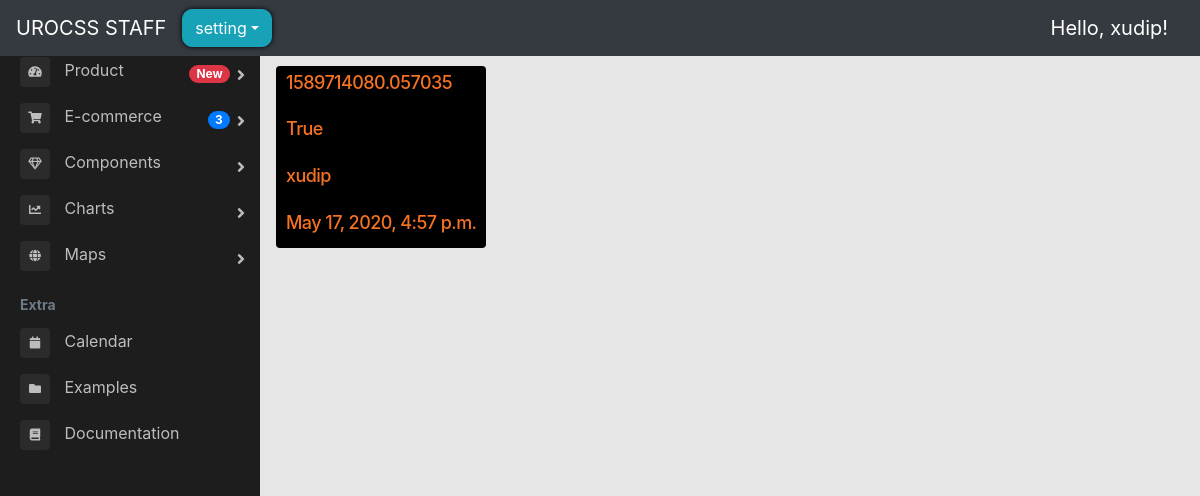
The app's page /backend/backend_main/ (signed in), older data.
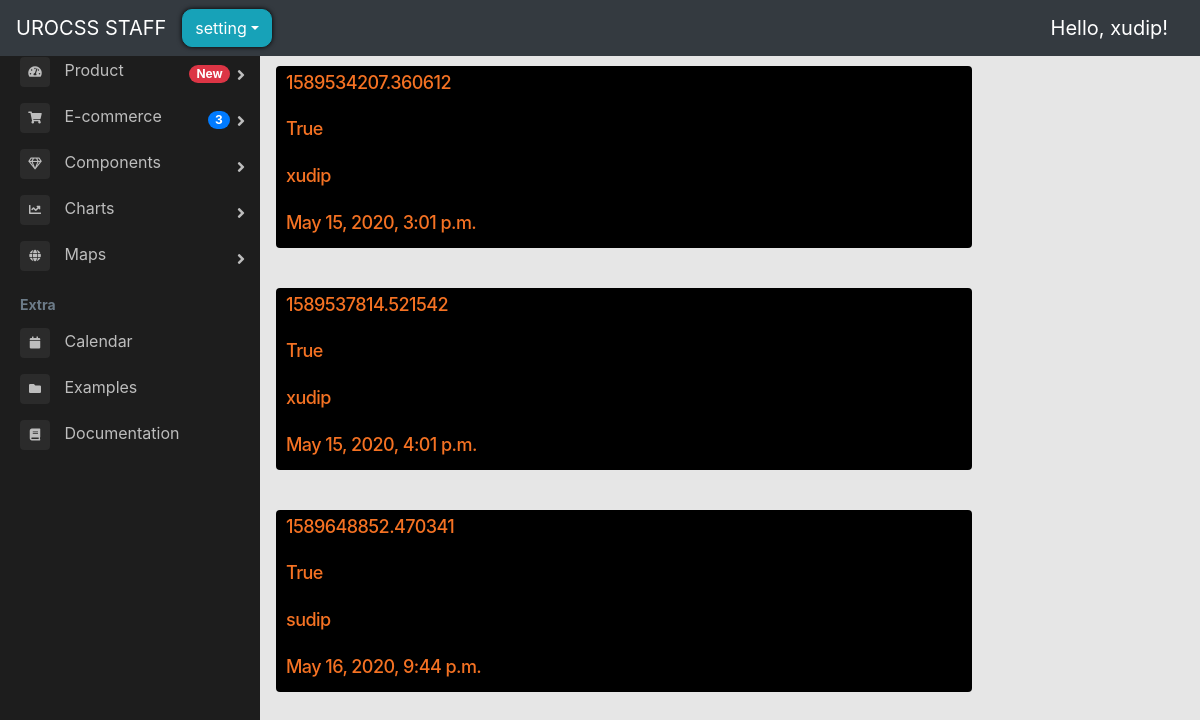
The same page, newer data.
### store/models.py (models this page shows, shortened)
class Order(models.Model):
    customer = models.ForeignKey(
        User, on_delete=models.SET_NULL, blank=True, null=True
    )
    date_ordered = models.DateTimeField(auto_now_add=True)
    complete = models.BooleanField(default=False, null=True, blank=False)
    transaction_id = models.CharField(max_length=200, null=True)

### backend/views.py (the view)
# urls.py: path("backend_main/", views.backend_main, name="backend_main"),
@login_required(login_url="backend_login")
def backend_main(request):
    orders = store_models.Order.objects.all()
    context = {"orders": orders}
    return render(request, "backend/backend_main.html", context)

### backend/templates/backend/backend_main.html (shortened to what this page needs)
{% load static %}
<!DOCTYPE html>
<html lang="en">
<head>
    <link rel="stylesheet" href="https://stackpath.bootstrapcdn.com/bootstrap/4.1.3/css/bootstrap.min.css"
>
    <link href="//maxcdn.bootstrapcdn.com/bootstrap/4.0.0/css/bootstrap.min.css" rel="stylesheet" id="bootstrap-css">
    <link rel="stylesheet" href="https://use.fontawesome.com/releases/v5.6.1/css/all.css"
>
    <link rel="stylesheet" type="text/css" href="{% static 'css/main.css' %}">
    <link rel="stylesheet" type="text/css" href="{% static 'css/sidebar.css' %}">
</head>
<body>
    <nav style="position: fixed; z-index: 1;" class="navbar navbar-expand-sm navbar-dark bg-dark nav">
        <a class="navbar-brand" href="{% url 'backend_main' %}">UROCSS STAFF</a>
        <div class="collapse navbar-collapse" id="navbarSupportedContent">
            {% if request.user.is_authenticated %}
            <div class="dropdown">
                <button style='border-radius: 10px; box-shadow: hsl(0, 86%, 0%) 0 0 5px; margin-right:30px;'
                    class="btn btn-info dropdown-toggle" type="button" data-toggle="dropdown">setting</button>
            </div>
            {% endif %}
            <div class="form-inline my-2 my-lg-0 ml-auto">
                {% block login-logout %}
                <div class="collapse navbar-collapse" id="navbarSupportedContent">
                    <ul class="navbar-nav mr-auto">
                        <li class="nav-item active navbar-brand">
                            Hello, {{request.user}}!
                        </li>
                    </ul>
                </div>
                {% endblock %}
            </div>
        </div>
    </nav>
    <div class="main">
        <main class="page-content pt-2 main">
            <div id="overlay" class="overlay">
                <div class="container-fluid p-5">
                    {% block main %}
                    <div class="row">
                        {% for order in orders %}
                        <div class=" col-lg-12 margin-adder">
                            <a class="link" href="{% url 'view_order_detail' id=order.transaction_id %}">
                                <div class="box-element-order product">
                                    <h6 class="price">{{order.transaction_id}}</h6>
                                    <br>
                                    <h6 class="price">{{order.complete}}</h6>
                                    <hr>
                                    <h6 class="price">{{order.customer}}</h6>
                                    <hr>
                                    <h6 class="price">{{order.date_ordered}}</h6>
                                </div>
                            </a>
                        </div>
                        {% endfor %}
                    </div>
                    {% endblock %}
                </div>
        </main>
    </div>
    <div class="page-wrapper chiller-theme toggled">
        <nav id="sidebar" class="sidebar-wrapper">
            <div class="sidebar-content">
                <div class="sidebar-menu">
                    <ul>
                        <li class="sidebar-dropdown">
                            <a href="#">
                                <i class="fa fa-tachometer-alt"></i>
                                <span>Product</span>
                                <span class="badge badge-pill badge-danger">New</span>
                            </a>
                        </li>
                        <li class="sidebar-dropdown">
                            <a href="#">
                                <i class="fa fa-shopping-cart"></i>
                                <span>E-commerce</span>
                                <span class="badge badge-pill badge-primary">3</span>
                            </a>
                        </li>
                        <li class="sidebar-dropdown">
                            <a href="#">
                                <i class="far fa-gem"></i>
                                <span>Components</span>
                            </a>
                        </li>
                        <li class="sidebar-dropdown">
                            <a href="#">
                                <i class="fa fa-chart-line"></i>
                                <span>Charts</span>
                            </a>
                        </li>
                        <li class="sidebar-dropdown">
                            <a href="#">
                                <i class="fa fa-globe"></i>
                                <span>Maps</span>
                            </a>
                        </li>
                        <li class="header-menu">
                            <span>Extra</span>
                        </li>
                        <li>
                            <a href="#">
                                <i class="fa fa-calendar"></i>
                                <span>Calendar</span>
                            </a>
                        </li>
                        <li>
                            <a href="#">
                                <i class="fa fa-folder"></i>
                                <span>Examples</span>
                            </a>
                        </li>
                        <li>
                            <a href="#">
                                <i class="fa fa-book"></i>
                                <span>Documentation</span>
                            </a>
                        </li>
                    </ul>
                </div>
            </div>
        </nav>
    </div>
</body>
</html>

### static/css/main.css (style rules this page uses)
body { background-color: hsl(0, 0%, 90%); }
h1,h2,h3,h4,h5,h6 { color:hsl(0, 0%, 30%); }
.price { font-size: 18px; color: #f57223; letter-spacing: -.56px; line-height: 14px; }
.margin-adder { margin-bottom:30px; margin-top:30px; -webkit-transform: scale(1); transform: scale(1); -webkit-transition: .3s ease-in-out; transition: .3s ease-in-out; }
.product { border-radius: 0 0 4px 4px; }
.bg-dark { background-color: #011e24; }
.col-lg-4, .col-lg-6, .col-lg-8, .col-lg-12 { margin-top: 10px; }
.btn { border-radius: 0; }
.nav { width:100% }

### static/css/sidebar.css (style rules this page uses)
.box-element-order { background-color:black; border-radius: 4px; padding: 10px; }
#sidebar { margin-top: 4% !important; display:inline-table; }
.page-wrapper { height: 100vh; }
.page-wrapper.toggled .sidebar-wrapper { left: 0px; }
.main { margin-top: 7; margin-left:10%; display: flex; }
.sidebar-wrapper { width: 260px; height: 100%; position: fixed; top: 0; }
.sidebar-wrapper ul { list-style-type: none; padding: 0; margin: 0; }
.sidebar-wrapper a { text-decoration: none; }
@media only screen and (min-width: 768px) { #sidebar { min-width: 150px; } }
.sidebar-content { height: calc(100% - 30px); overflow-y: auto; position: relative; }
.sidebar-wrapper .sidebar-menu { padding-bottom: 10px; }
.sidebar-wrapper .sidebar-menu .header-menu span { font-weight: bold; font-size: 14px; padding: 15px 20px 5px 20px; display: inline-block; }
.sidebar-wrapper .sidebar-menu ul li a { display: inline-block; width: 100%; text-decoration: none; position: relative; padding: 8px 30px 8px 20px; }
.sidebar-wrapper .sidebar-menu ul li a i { margin-right: 10px; font-size: 12px; width: 30px; height: 30px; line-height: 30px; text-align: center; border-radius: 4px; }
.sidebar-wrapper .sidebar-menu .sidebar-dropdown > a:after { font-family: "Font Awesome 5 Free"; font-weight: 900; content: "\f105"; font-style: normal; display: inline-block; font-style: normal; font-variant: normal; text-rendering: auto; -webkit-font-smoothing: antialiased; -moz-osx-font-smoothing: grayscale; text-align: center; background: 0 0; position: absolute; right: 15px; top: 14px; }
.sidebar-wrapper .sidebar-menu ul li a span.label, .sidebar-wrapper .sidebar-menu ul li a span.badge { float: right; margin-top: 8px; margin-left: 5px; }
.chiller-theme .sidebar-wrapper { background: #1d1d1d; }
.chiller-theme .sidebar-wrapper .sidebar-header, .chiller-theme .sidebar-wrapper .sidebar-search, .chiller-theme .sidebar-wrapper .sidebar-menu { border-top: 1px solid #2b2b2b; }
.chiller-theme .sidebar-wrapper .sidebar-header .user-info .user-role, .chiller-theme .sidebar-wrapper .sidebar-header .user-info .user-status, .chiller-theme .sidebar-wrapper .sidebar-search input.search-menu, .chiller-theme .sidebar-wrapper .sidebar-search .input-group-text, .chiller-theme .sidebar-wrapper .sidebar-brand>a, .chiller-theme .sidebar-wrapper .sidebar-menu ul li a, .chiller-theme .sidebar-footer>a { color: #bdbdbd; }
.chiller-theme .sidebar-wrapper .sidebar-menu ul li a i, .chiller-theme .sidebar-wrapper .sidebar-menu .sidebar-dropdown div, .chiller-theme .sidebar-wrapper .sidebar-search input.search-menu, .chiller-theme .sidebar-wrapper .sidebar-search .input-group-text { background: #2b2b2b; }
.chiller-theme .sidebar-wrapper .sidebar-menu .header-menu span { color: #6c7b88; }

Row changes from the older to the newer data that the page shows:
removed Order: transaction_id "1589714080.057035", complete "True", customer "xudip", date_ordered "May 17, 2020, 4:57 p.m."
added Order: transaction_id "1589534207.360612", complete "True", customer "xudip", date_ordered "May 15, 2020, 3:01 p.m."
added Order: transaction_id "1589537814.521542", complete "True", customer "xudip", date_ordered "May 15, 2020, 4:01 p.m."
added Order: transaction_id "1589648852.470341", complete "True", customer "sudip", date_ordered "May 16, 2020, 9:44 p.m."
